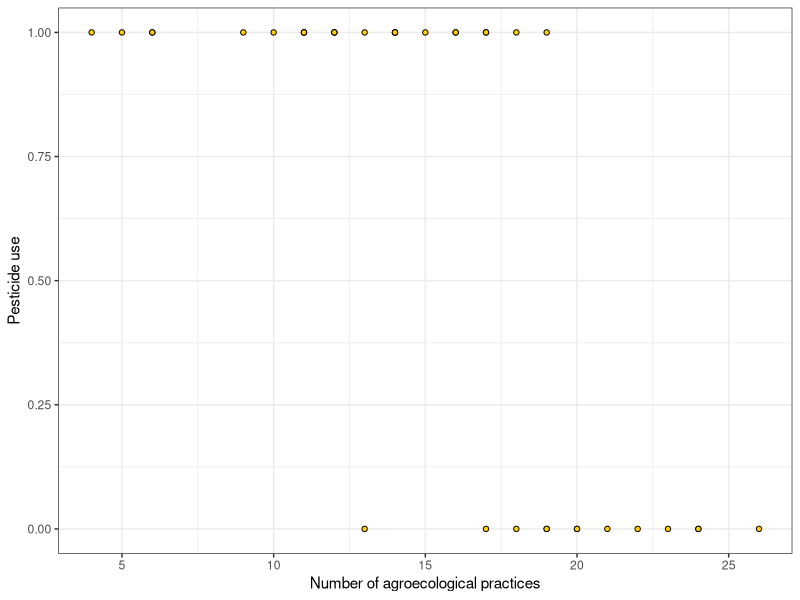

The R script that drew this image:
## ---- chunk 1
#| eval: true 
#| echo: true 
#| message: false 
#| warning: false  

library(readxl) 
library(tidyverse)
## ---- chunk 2
#| eval: true 
#| echo: true 
#| message: false 
#| warning: false  

#Option 1 (csv file) 
data <- read_csv("gss_statistics_master_data_set2.csv")  

#Option 2 (Excel file) 
data <- read_excel("gss_statistics_master_data_set2.xlsx")
## ---- chunk 3
#| eval: true 
#| echo: true 
#| message: false 
#| warning: false 

data <- dplyr::mutate(data, pesticide2 = if_else(pesticide > 0, 1, 0))
## ---- chunk 4
#| eval: true
#| echo: true
#| warning: false
#| message: false
#| fig-width: 4
#| fig-height: 4
#| fig-align: center
#| fig-cap: "Relationship between the number of agroecological practices and pesticide use."
#| label: fig-litterCMB

ggplot(data = data, 
       mapping = aes(x = n_practices,
                     y = pesticide2)) +
  geom_point(shape=21,
             fill = "#FFCD00", #Fill colour for shape
             colour = "black")+ #Border colour for shape
  xlab("Number of agroecological practices")+ #Change name of x axis
  ylab("Pesticide use")+ #Change name of y axis
  theme_bw() #This creates a black/white plot
## ---- chunk 5
#| eval: true 
#| echo: true 
#| message: false 
#| warning: false 

model <- glm(pesticide2 ~ n_practices,
             data,
             family = binomial(link="logit"))
## ---- chunk 6
#| eval: true 
#| echo: true 
#| message: false 
#| warning: false 

summary(model)
